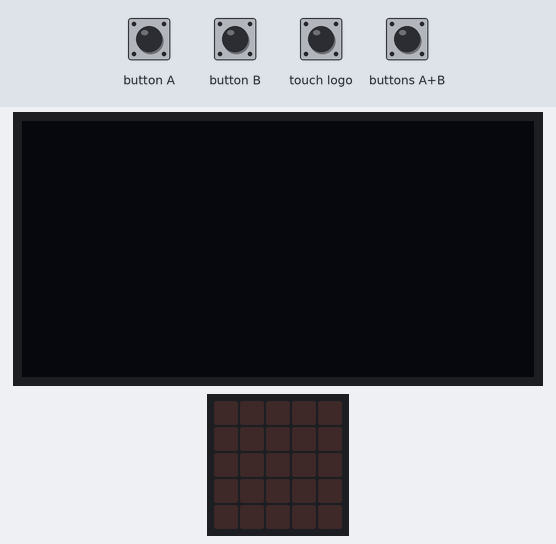
Bench run of a program on a simulated BBC micro:bit (MakeCode). Shown: 128×64 one-colour display, the board's 5×5 LED display. The inputs (shaded band) are chosen by the test bench. The clock reads 2024-03-15 10:24:30 at power-on unless the program sets it; the interpreter's speed is modelled, so counts of loop turns are approximate.

Above: at 1.2 s.
1.3 s: button A pressed for 0.15 s
At 2.9 s:
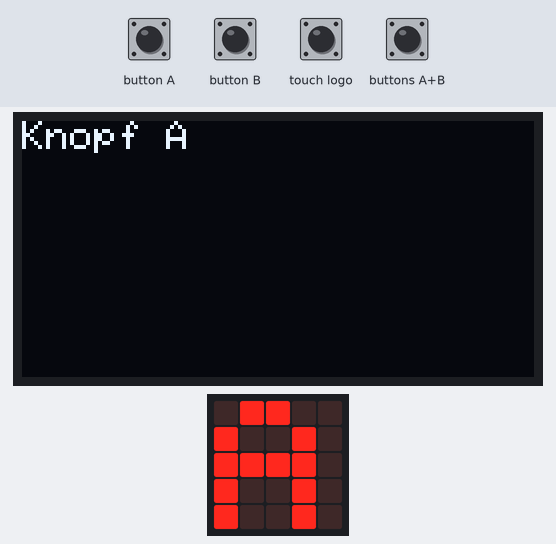
3.7 s: button B pressed for 0.15 s
At 5.8 s:
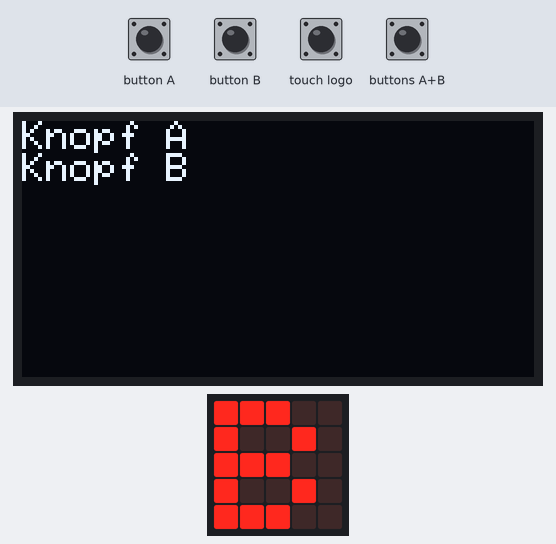
6.1 s: touch logo pressed for 0.15 s
At 8.1 s:
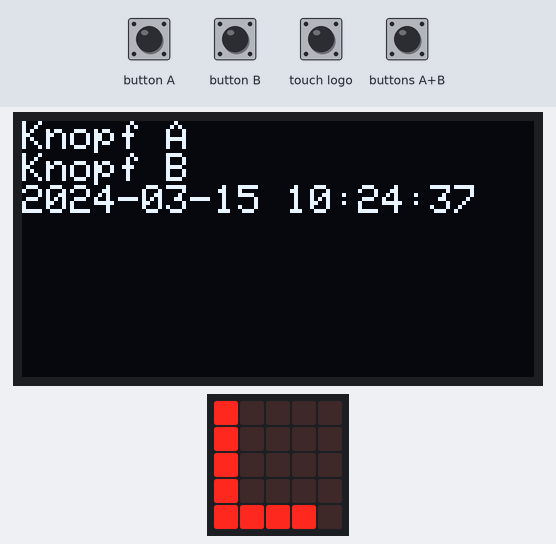
8.5 s: buttons A+B pressed for 0.15 s
At 9.4 s:
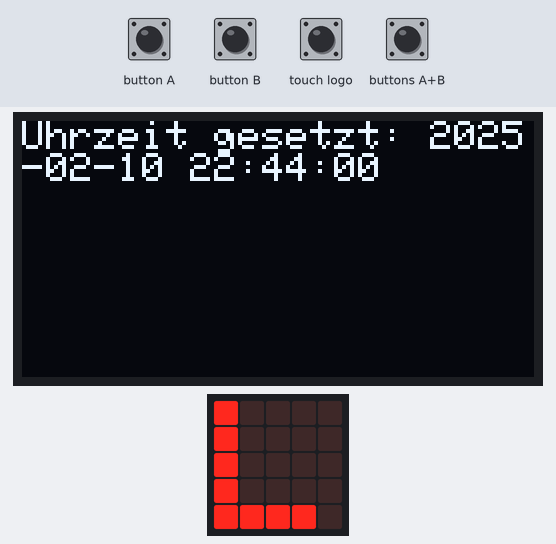
10.2 s: button A pressed for 0.15 s
At 12.0 s:
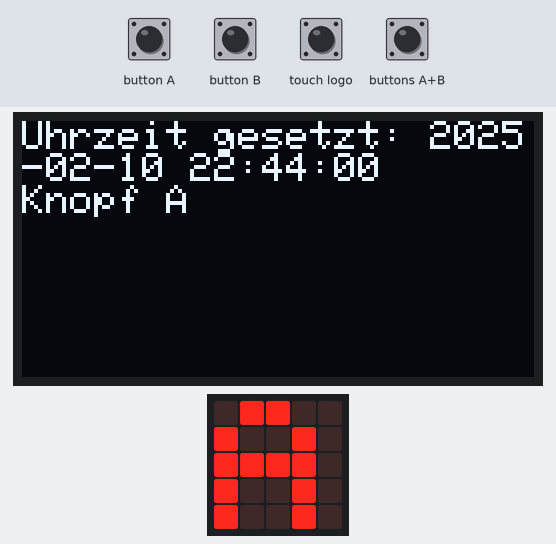
12.6 s: button B pressed for 0.15 s
At 13.9 s:
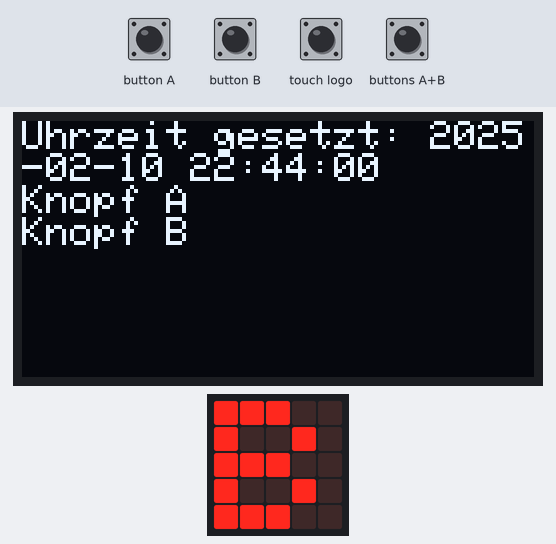
Timing chart, 0 to 15.6 s (numbered marks = the images above; inputs shaded):
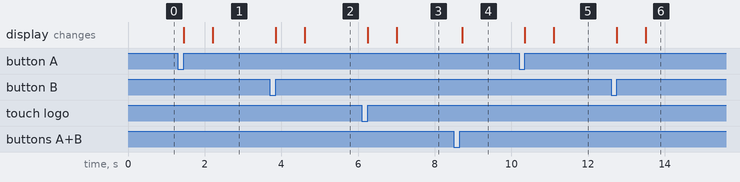

Measured:
- after the input at 1.3 s, the display: first changes after 0.15 s (image 1 shows a later state)
- after the input at 3.7 s, the display: first changes after 0.15 s (image 2 shows a later state)
- after the input at 6.1 s, the display: first changes after 0.15 s (image 3 shows a later state)
- after the input at 8.5 s, the display: changes after 0.21 s (image 4)
- after the input at 10.2 s, the display: first changes after 0.15 s (image 5 shows a later state)
- after the input at 12.6 s, the display: first changes after 0.15 s (image 6 shows a later state)

The program:

main.ts
```typescript
function zeropad(num: number, length: number): string {
    let num_str = "" + num
    while (num_str.length < length) {
        num_str = "0" + num_str
    }
    return num_str
}

function getdatetimestr(): string {
    let strdatetime = zeropad(RTC_DS1307.getTime(RTC_DS1307.TimeType.YEAR), 4) + "-" + zeropad(RTC_DS1307.getTime(RTC_DS1307.TimeType.MONTH), 2) + "-" + zeropad(RTC_DS1307.getTime(RTC_DS1307.TimeType.DAY), 2) + " " + zeropad(RTC_DS1307.getTime(RTC_DS1307.TimeType.HOUR), 2) + ":" + zeropad(RTC_DS1307.getTime(RTC_DS1307.TimeType.MINUTE), 2) + ":" + zeropad(RTC_DS1307.getTime(RTC_DS1307.TimeType.SECOND), 2)
    return strdatetime
}

input.onLogoEvent(TouchButtonEvent.Pressed, function on_logo_pressed() {
    basic.showString("L")
    OLED.writeStringNewLine(getdatetimestr())
})
input.onButtonPressed(Button.A, function on_button_pressed_a() {
    basic.showString("A")
    OLED.writeStringNewLine("Knopf A")
})
input.onButtonPressed(Button.AB, function on_button_pressed_ab() {
    OLED.clear()
    RTC_DS1307.setTime(RTC_DS1307.TimeType.YEAR, 2025)
    RTC_DS1307.setTime(RTC_DS1307.TimeType.MONTH, 2)
    RTC_DS1307.setTime(RTC_DS1307.TimeType.DAY, 10)
    RTC_DS1307.setTime(RTC_DS1307.TimeType.HOUR, 22)
    RTC_DS1307.setTime(RTC_DS1307.TimeType.MINUTE, 44)
    RTC_DS1307.setTime(RTC_DS1307.TimeType.SECOND, 0)
    OLED.writeStringNewLine("Uhrzeit gesetzt: " + getdatetimestr())
})
input.onButtonPressed(Button.B, function on_button_pressed_b() {
    basic.showString("B")
    OLED.writeStringNewLine("Knopf B")
})
OLED.init(128, 64)
basic.forever(function on_forever() {

})
```

test.ts
```typescript
// Hier kann man Tests durchführen; diese Datei wird nicht kompiliert, wenn dieses Paket als Erweiterung verwendet wird.
```
